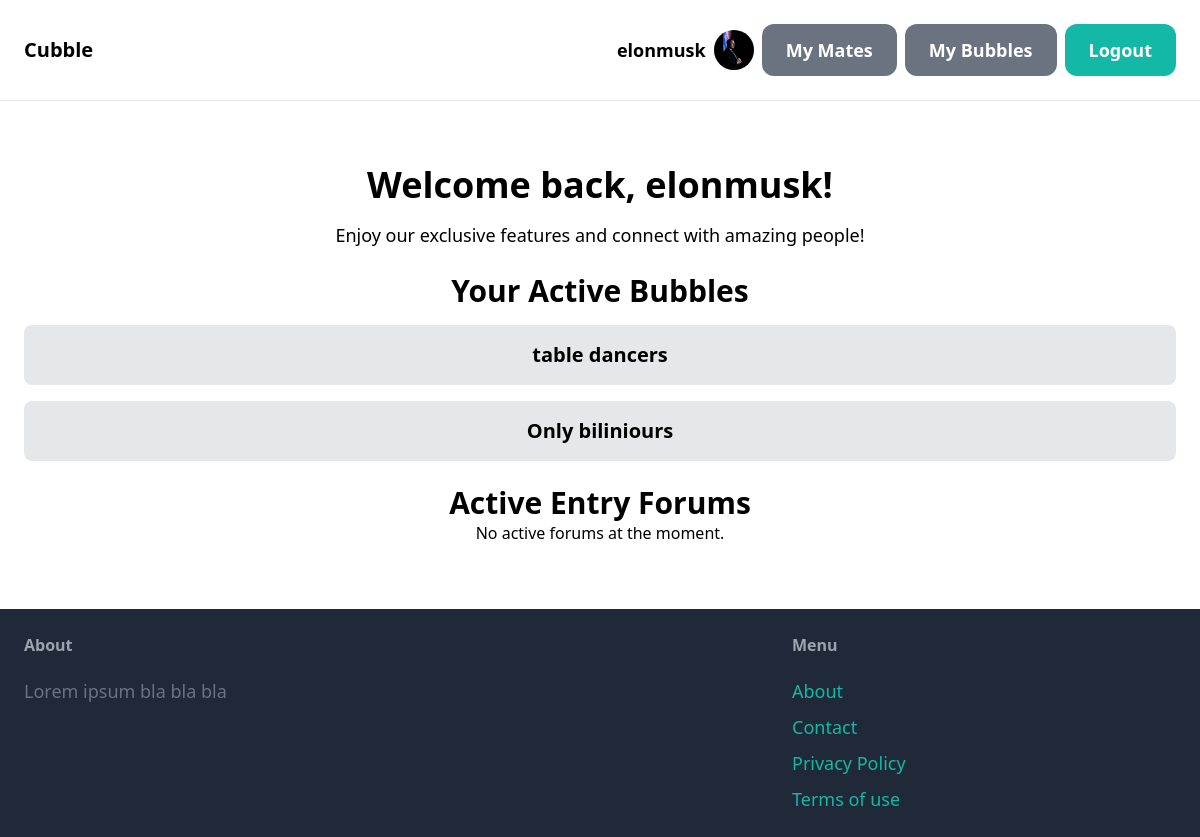
/ (signed in), run on an earlier commit of the app's database.
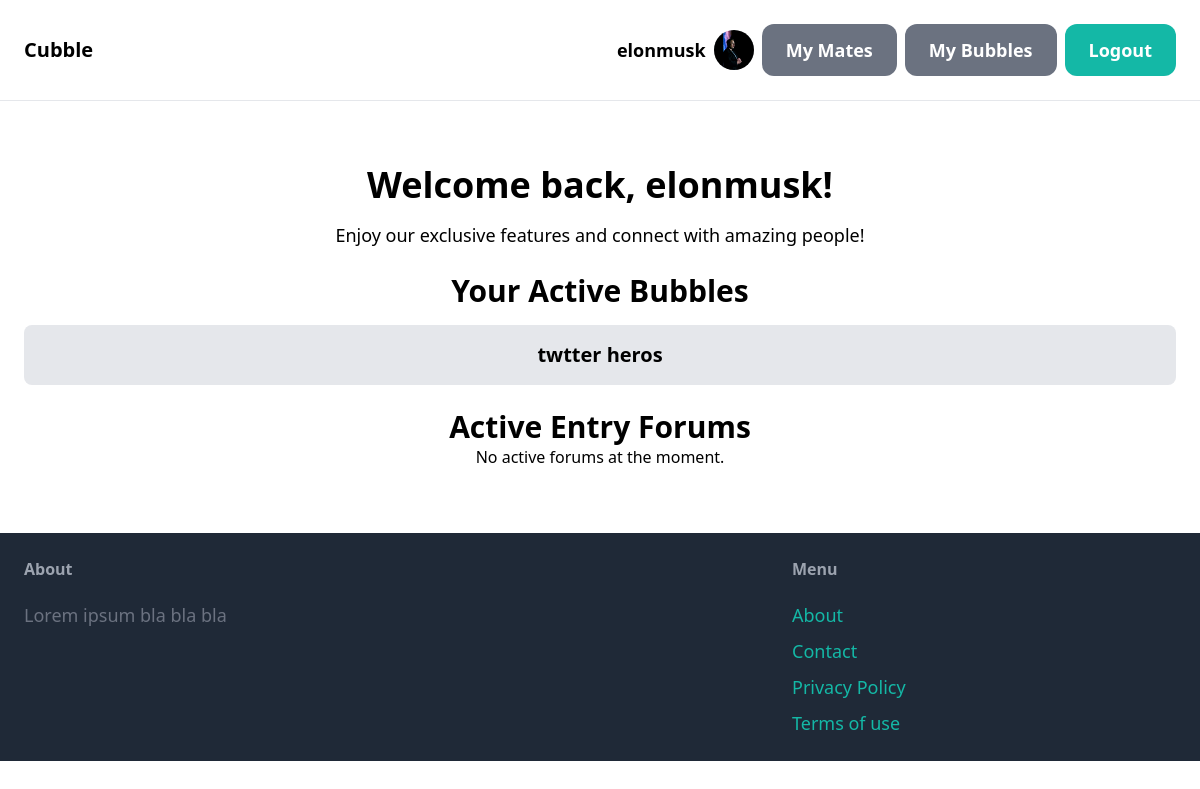
And on a later commit of the database.
### core/models.py (models this page shows, shortened)
class Bubble(models.Model):
    class Status(models.TextChoices):
        ACT = "1", "ACTIVE"
        VOTE = '2', "VOTING"
        ARCH = '3', "ARCHIVE"
    name = models.CharField(max_length = 150, unique=True)
    description = models.CharField(max_length=500)
    thumbnail = models.ImageField(upload_to='Images')
    status = models.CharField(max_length = 10, choices=Status.choices, default = Status.ARCH)

### core/views.py (the view)
# urls.py: path('', views.home, name= 'index'),
def home(request):
    entry_forum = EntryTest.objects.filter(state='active')
    user_bubbles = BubbleMember.objects.filter(user_id=request.user.id)
    active_bubbles = []
    for bubble in user_bubbles:
        bub = bubble.bubble_id
        if bub.status=='1':
            active_bubbles.append(bub)
    return render(request, 'core/home.html',{
        'entry_forum': entry_forum,
        'active_bubbles': active_bubbles,
    })

### core/templates/core/home.html (shortened to what this page needs)
{% extends 'core/base.html' %}
{% block content %}
{% if request.user.is_authenticated %}
<div class="text-center my-10">
    <h1 class="text-4xl font-bold">Welcome back, {{ request.user.username }}!</h1>
    <p class="mt-4 text-lg">Enjoy our exclusive features and connect with amazing people!</p>
        <div class="mt-6">
            <h2 class="text-3xl font-bold">Your Active Bubbles</h2>
            {% for bubble in active_bubbles %}
                <div class="bg-gray-200 px-6 py-4 rounded-lg mt-4">
                    <a href="{% url 'core:bubble' pk=bubble.id %}" class="text-xl font-semibold">{{ bubble.name }}</a>
                </div>
            {% empty %}
                <p>You are not active in any bubbles.</p>
            {% endfor %}
        </div>
    <div class="mt-6">
        <h2 class="text-3xl font-bold">Active Entry Forums</h2>
        {% for forum in entry_forum %}
            <div class="bg-gray-200 px-6 py-4 rounded-lg mt-4">
                <a href="{% url 'core:test_view' test_id=forum.id %}" class="text-xl font-semibold">{{ forum.name }}</a>
            </div>
        {% empty %}
            <p>No active forums at the moment.</p>
        {% endfor %}
    </div>
</div>
    {% endif %}
{% endblock %}

What changed in the data, as far as the page shows it:
no longer on this page (row edited): Bubble: name "table dancers"
no longer on this page (row edited): Bubble: name "Only biliniours"
added Bubble: name "twtter heros"
